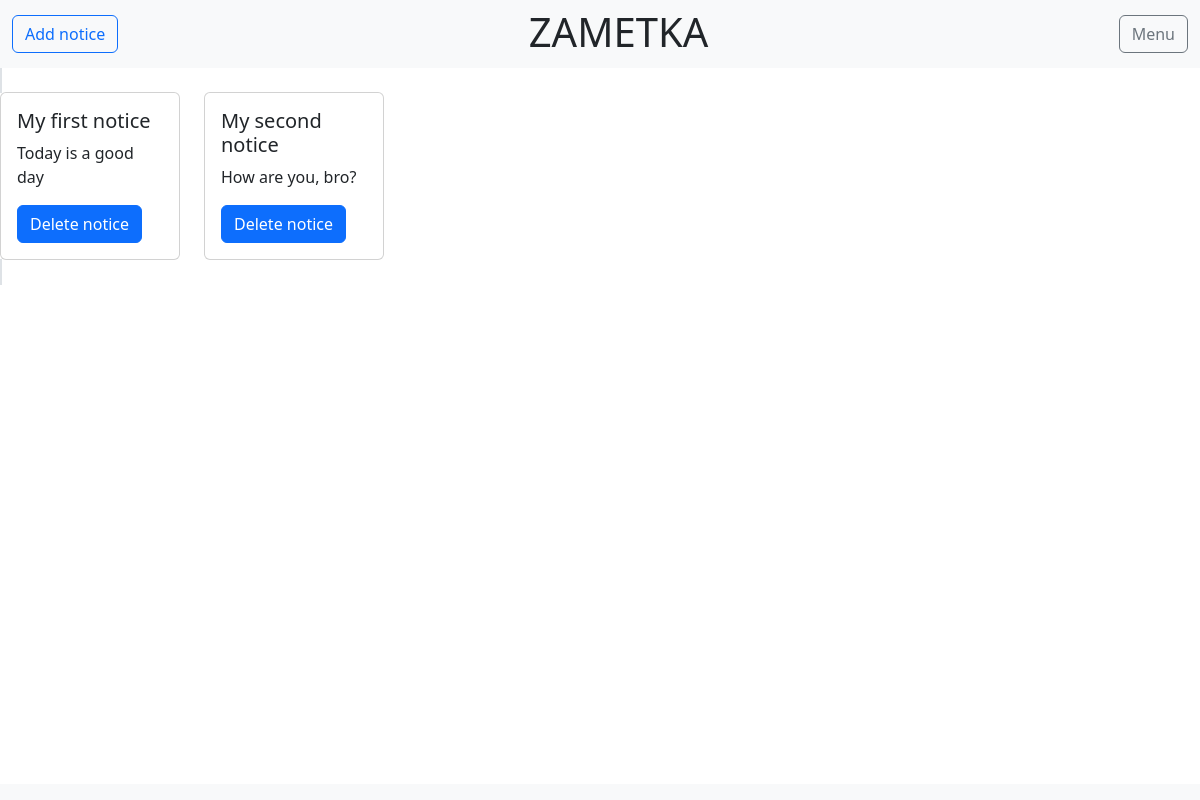
Before: / with the older database file.
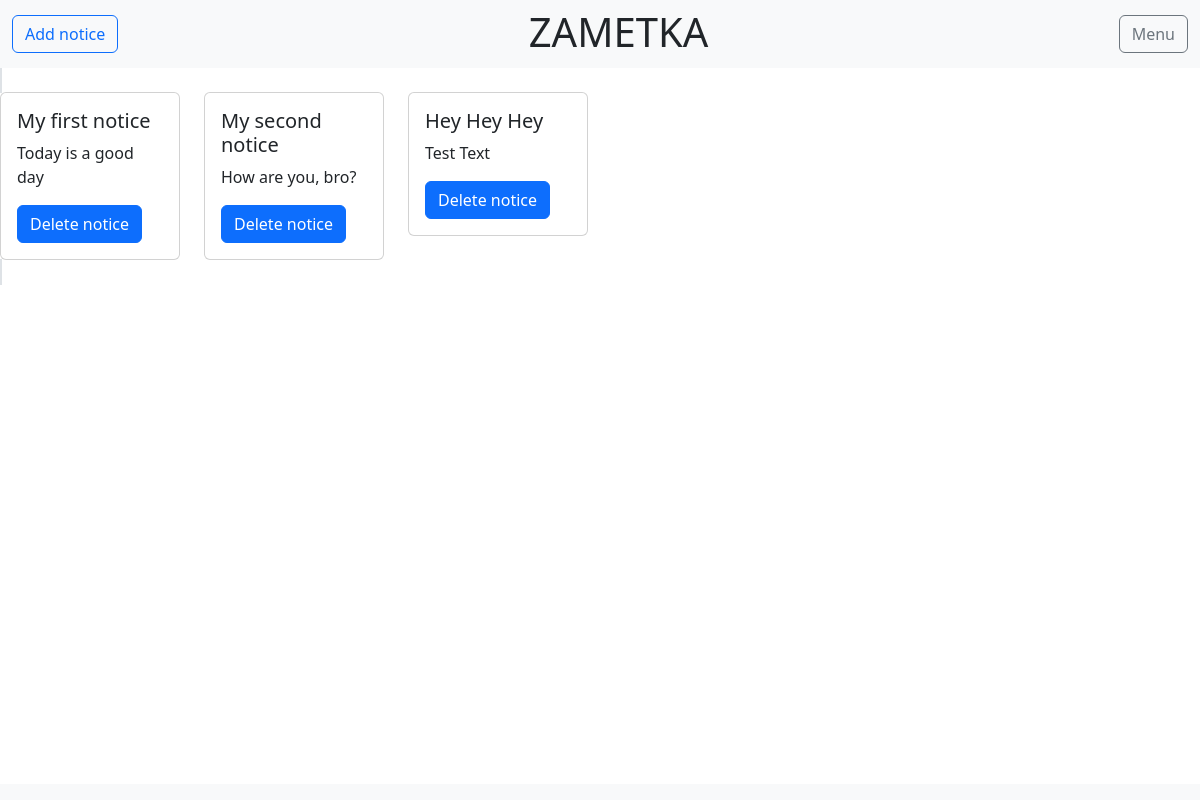
After: the same page with the newer database file.
### noticeapp/models.py (models this page shows, shortened)
class Notice(models.Model):
    title = models.CharField(max_length=50)
    text = models.TextField(blank=True)
    time_create = models.DateTimeField(auto_now_add=True)

### noticeapp/views.py (the view)
# urls.py: path('', index, name='home'), #доменсайта, + префикс noticeapp
def index(request):
    notice_card_information = Notice.objects.all()
    return render(request, 'notice/index.html', {'notice_card_information': notice_card_information})

### noticeapp/templates/notice/index.html (shortened to what this page needs)
{% load static %}
<!DOCTYPE html>
<html lang="en">
<head>
    <link type="text/css" href = "{% static 'noticeapp/css/stylesheet.css' %}" rel="stylesheet" >
    <link href="https://cdn.jsdelivr.net/npm/bootstrap@5.2.0/dist/css/bootstrap.min.css" rel="stylesheet">
</head>
<body>
<nav class="navbar navbar-expand-lg bg-light">
    <div class="container-fluid">
        <div class="collapse navbar-collapse" id="navbarSupportedContent">
            <ul class="navbar-nav me-auto mb-2 mb-lg-0">
                <a href="{% url 'fullnotice' %}" type="button" class="btn btn-outline-primary">Add notice</a>
            </ul>
            <h1 class="me-auto mb-2 mb-lg-1">ZAMETKA</h1>
            <a href="{% url 'fullnotice' %}" type="button" class="btn btn-outline-secondary">Menu</a>
        </div>
    </div>
</nav>
<span class="border border-2">
    <div class="row">
        {% for elem in notice_card_information %}
  <div class="col-sm-2">
    <div class="card">
      <div class="card-body">
        <h5 class="card-title">{{elem.title}}</h5>
        <p class="card-text">{{elem.text}}</p>
        <a href="#" class="btn btn-primary">Delete notice</a>
      </div>
    </div>
  </div>
        {% endfor %}
</div>
</span>
<div class="fixed-bottom">
    <nav class="navbar navbar-expand-lg bg-light"></nav>
</div>
</body>
</html>

Changed rows visible on the page:
added Notice: title "Hey Hey Hey", text "Test Text"
